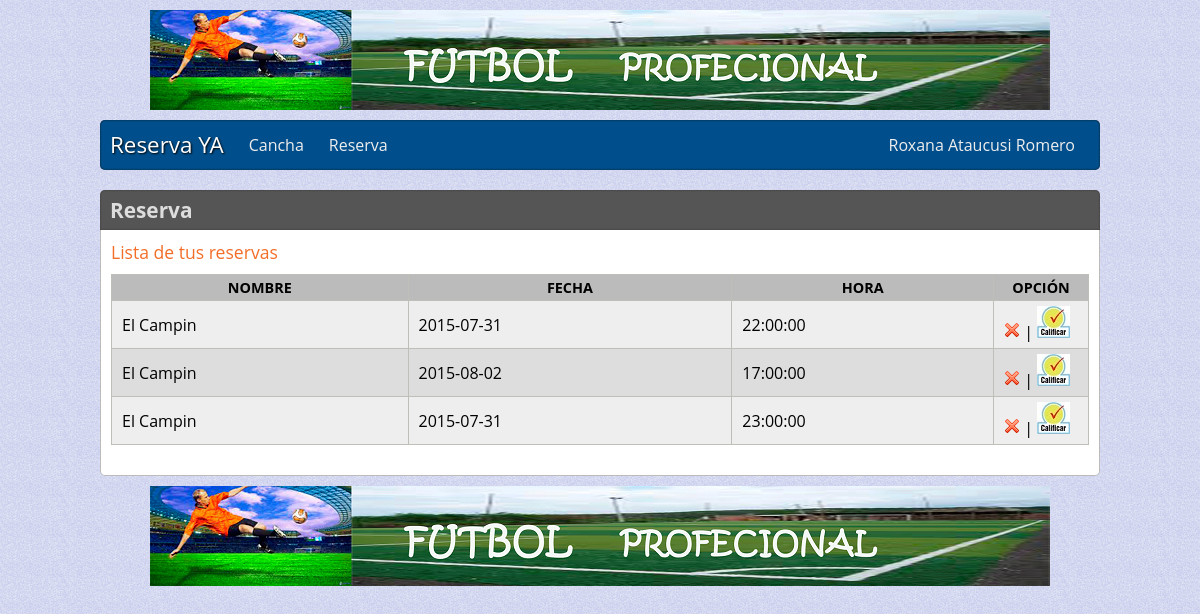
Screenshot of /reserva/reserva/listar (signed in) with the database file from the repository.
### tables this page shows
CREATE TABLE IF NOT EXISTS `reserva` (
  `id` int(11) NOT NULL AUTO_INCREMENT,
  `cancha_id` int(11) DEFAULT NULL,
  `usuario_id` int(11) NOT NULL,
  `fecha` date NOT NULL,
  `hora` time NOT NULL,
  `fecha_realizada` date NOT NULL,
  `calificacion_cancha` int(11) DEFAULT NULL,
  `calificacion_usuario` int(11) DEFAULT NULL,
  `coment_usuario` varchar(200) DEFAULT NULL,
  `coment_administrador` varchar(200) DEFAULT NULL,
  PRIMARY KEY (`id`),
  KEY `fk_reserva_cancha1_idx` (`cancha_id`),
  KEY `fk_reserva_usuario1_idx` (`usuario_id`)
);

CREATE TABLE IF NOT EXISTS `cancha` (
  `id` int(11) NOT NULL AUTO_INCREMENT,
  `nombre` varchar(45) NOT NULL,
  `ubicacion` varchar(45) NOT NULL,
  `admin_id` int(11) NOT NULL,
  `calificacion` int(11) DEFAULT NULL,
  PRIMARY KEY (`id`),
  KEY `fk_cancha_usuario1_idx` (`admin_id`)
);

### reserva/controladores/reservaControlador.php (called while the page is built, shortened)
<?php
class reservaControlador extends Controlador {
    public function listar($pagina = 1) {
        $this->_modelo = $this->getModelo('reserva');
        $this->_vista->getPaginacion($pagina, $this->_modelo->contar(Sesion::get('id')), 'reserva/listar/');
        $this->_vista->dato = $this->_modelo->listar(Sesion::get('id'), $this->_vista->pactual);
        $this->_vista->titulo = 'Lista de tus reservas';
        $this->_vista->renderizar('listar');
    }
}

### reserva/index.php (called while the page is built, shortened)
<?php
try {
    require_once RAIZ . 'aplicacion' . SD . 'Vista.php';
    require_once RAIZ . 'aplicacion' . SD . 'Bd.php';
    Lanzador::ejecutar(new Peticion);
} catch (Exception $e) {
    echo $e->getMessage();
}

### reserva/aplicacion/Bd.php (called while the page is built, shortened)
<?php
class Bd {
    private $_parametros;
    private $_mysqli;
    private $_result;
    private function __construct($bd_host, $bd_user, $bd_pass, $bd_name) {
        $this->_mysqli = new mysqli($bd_host, $bd_user, $bd_pass, $bd_name);
        $this->_mysqli->set_charset('utf8');
    }
    private function _query($sql, $parametros) {
        $this->_result = $this->_mysqli->query($this->_prepare($sql, $parametros));
    }
    private function _escape($var) {
        return $this->_mysqli->real_escape_string($var);
    }
    private function _fetchArray() {
        $rows = array();
        while ($row = $this->_result->fetch_array(MYSQLI_ASSOC)) {
            $rows[] = $row;
        }
        return $rows;
    }
    private function _reemplazar() {
        $actual = current($this->_parametros);
        next($this->_parametros);
        return $actual;
    }
    private function _prepare($sql, $parametros) {
        for ($i = 0; $i < count($parametros); $i++) {
            if (is_bool($parametros[$i])) {
                $parametros[$i] = $parametros[$i] ? 1 : 0;
            } elseif (is_double($parametros[$i])) {
                $parametros[$i] = str_replace(',', '.', $parametros[$i]);
            } elseif (is_null($parametros[$i])) {
                $parametros[$i] = 'NULL';
            } else {
                $parametros[$i] = "'" . $this->_escape($parametros[$i]) . "'";
            }
        }
        $this->_parametros = $parametros;
        $_sql = preg_replace_callback("/(\?)/i", array($this, "_reemplazar"), $sql);
        return $_sql;
    }
    public function getArray($sql, $parametros = array()) {
        $this->_query($sql, $parametros);
        $all = $this->_fetchArray();
        if ($all) {
            return $all;
        }
        return FALSE;
    }
}

### reserva/modelos/reservaModelo.php (called while the page is built, shortened)
<?php
class reservaModelo extends Modelo {
    public function listar($usuario_id, $pagina) {
        $pagina = ($pagina - 1) * REG_PAG;
        return $this->_bd->getArray('SELECT reserva.*, cancha.nombre FROM reserva INNER JOIN cancha ON reserva.cancha_id=cancha.id WHERE reserva.usuario_id = ? ORDER BY reserva.id LIMIT ' . $pagina . ',' . REG_PAG, array($usuario_id));
    }
}

### reserva/vistas/reserva/listar.phtml (the view, shortened to what this page needs)
<div class="login_head">
    <h2>Reserva</h2>
</div>
<div class="login_body">
    <h3><?php echo $this->titulo ?></h3>
    <?php if ($this->dato) : ?>
        <table class="tabla">
            <tr><th>Nombre</th><th>fecha</th><th>hora</th><th class="opc3">Opción</th></tr>
                    <?php for ($i = 0; $i < count($this->dato); $i++) : ?>
                <tr>
                    <td><?php echo $this->dato[$i]['nombre'] ?></td>
                    <td><?php echo $this->dato[$i]['fecha'] ?></td>
                    <td><?php echo $this->dato[$i]['hora'] ?></td>
                    <td>
                        <a href="reserva/eliminar/<?php echo $this->dato[$i]['id'] ?>">
                            <img src="<?php echo $this->_plantilla ?>img/delete.png" title="Eliminar     "></a>              |
                        <a href="cancha/calificar/<?php echo $this->dato[$i]['id'] ?>">
                            <img src="<?php echo $this->_plantilla ?>img/calificar.jpg" title="Calificar"></a>
                    </td>
                </tr>
            <?php endfor; ?>
        </table>
    <?php else: ?>
        <p>No hay registros</p>
    <?php endif; ?>
</div>

### reserva/vistas/_plantilla/css/plantilla.css (style rules this page uses)
* { margin: 0; padding: 0; }
html { font-size: 62.5%; }
body { font-size: 1.6em; font-family: 'Open Sans',"Helvetica Neue",Helvetica,Arial,sans-serif; background: url(../img/bg1.jpg); }
a { text-decoration: none; color: #1D90E9; }
.login_head { background: #555; border-radius: 5px 5px 0 0; padding: 0 10px; color: #ddd; box-shadow: inset 0 0 2px 0 #333; }
.login_body { background: #fff; padding: 10px; border-radius: 0 0 5px 5px; border: 1px solid #bbb; border-top: none }
h2 { float: left; font-size: 1.3em; line-height: 40px; }
h3 { font-size: 1.1em; padding-bottom: 10px; color: #F36E29; font-weight: normal; }
.tabla { border: 1px solid #BEBFB9; width: 100%; border-spacing: 0; border-collapse: collapse; margin-bottom: 20px; }
.tabla tr { background: #ddd; }
.tabla th { background: #bbb; border: 1px solid #BEBFB9; padding: 3px 10px; text-transform: uppercase; font-size: .9em; font-weight: bold; word-break: break-all; }
.tabla td { padding: 5px 10px; word-break: break-all; border: 1px solid #BEBFB9; }
.tabla .opc3 { width: 74px; }
.tabla tr:nth-child(2n) { background: #EEE; }

### rows the page displays
reserva: cancha.nombre "El Campin", fecha "2015-07-31", hora "22:00:00"
reserva: cancha.nombre "El Campin", fecha "2015-08-02", hora "17:00:00"
reserva: cancha.nombre "El Campin", fecha "2015-07-31", hora "23:00:00"

### other values shown
Sesion::get('nombre') "Roxana Ataucusi Romero"
$this->titulo "Lista de tus reservas"
